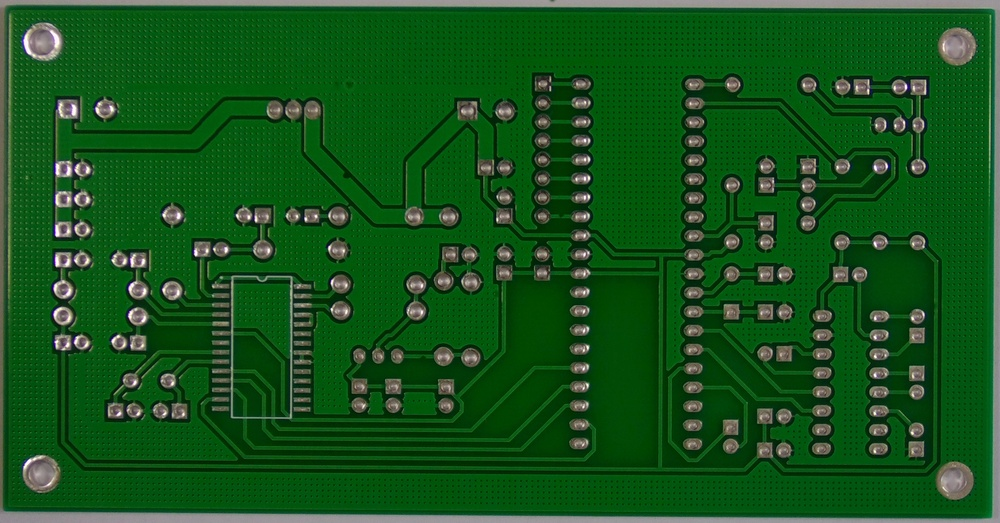
#> input picture PCB_Defect_Detection/01_mouse_bite_03.jpg, 1000 x 523 px, shrunk from 3034 x 1586 before the run
$ python -i edge_detection.py   (imports and definitions only)   (older library calls are emulated)
#> lines starting #> are read from the running program, lines starting #| are printed output that depends on the picture
#> further down, picture is the input picture: shape (523, 1000, 3); mean B, G, R 27.5, 83.6, 21.5
"""边缘检测模块 — Sobel, Canny, Laplacian。"""

import cv2
import numpy as np


def to_gray(image):
    return image if len(image.shape) == 2 else cv2.cvtColor(image, cv2.COLOR_BGR2GRAY)
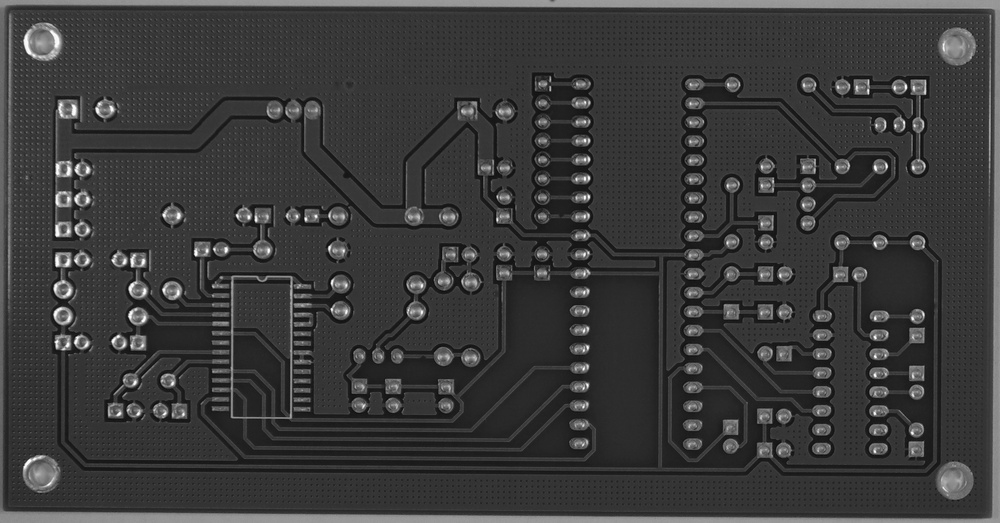
#> returned value: shape (523, 1000); min 9, max 253, mean 58.6


def sobel_edge(image, dx=1, dy=1, ksize=3):
    """Sobel 边缘检测 — 一阶梯度"""
    gray = to_gray(image)
    grad = cv2.Sobel(gray, cv2.CV_64F, dx, dy, ksize=ksize)
    grad = np.absolute(grad)
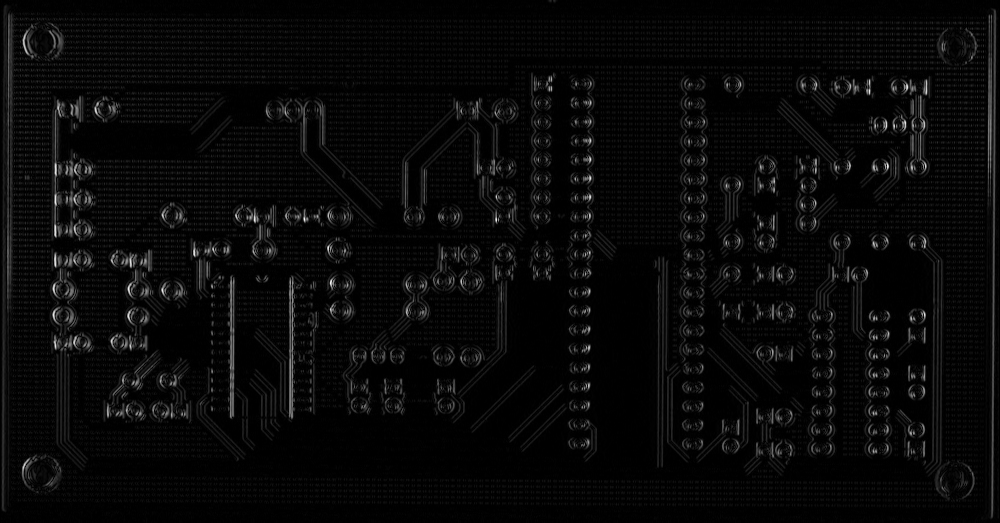
#> grad: shape (523, 1000) float64; min 0, max 910, mean 33.4; drawn with min black and max white
    return np.uint8(grad)
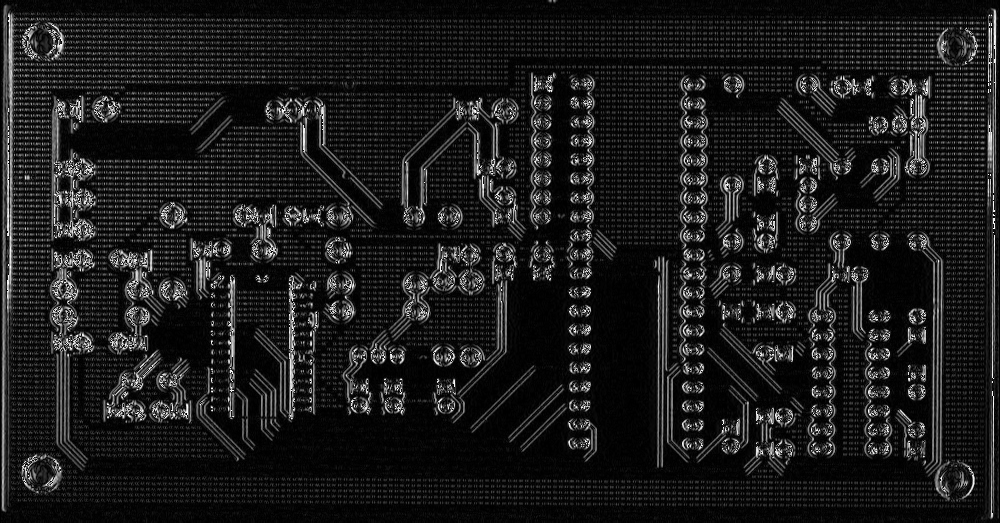
#> returned value: shape (523, 1000); min 0, max 255, mean 27.9


def sobel_combined(image, ksize=3):
    """Sobel 综合梯度（X+Y方向）"""
    gx = sobel_edge(image, 1, 0, ksize)
    gy = sobel_edge(image, 0, 1, ksize)
#> call 2 of sobel_edge, with dx = 0, dy = 1, ksize = 3
#> in sobel_edge (call 2), `grad = cv2.Sobel(gray, cv2.CV_64F, dx, dy, ksize=ksize)`:
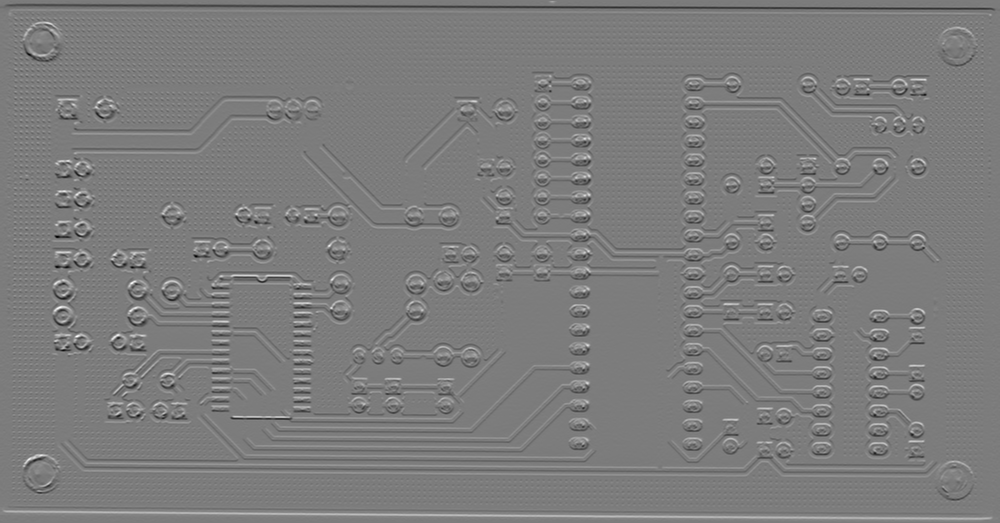
#> grad: shape (523, 1000) float64; min -721, max 754, mean 0; drawn with min black and max white
#> in sobel_edge (call 2), `grad = np.absolute(grad)`:
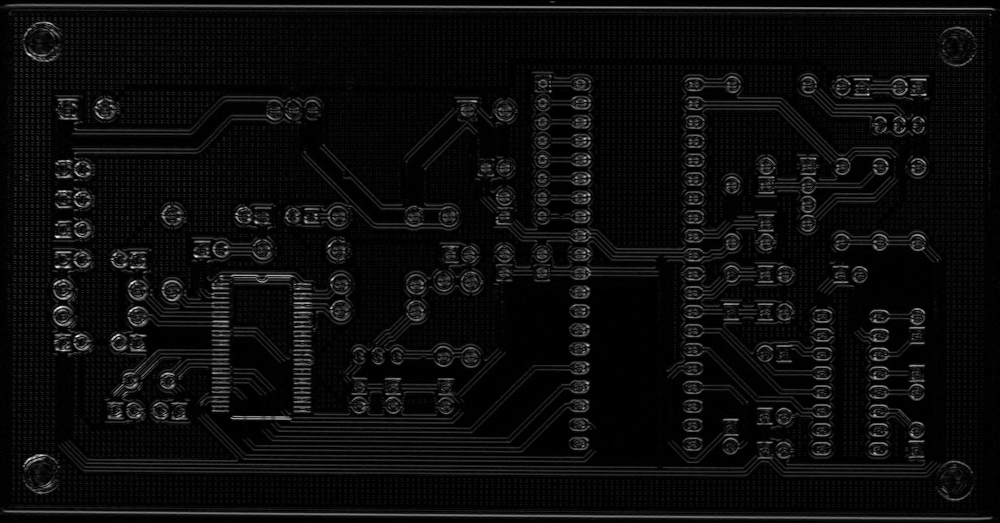
#> grad: shape (523, 1000) float64; min 0, max 754, mean 36.9; drawn with min black and max white
#> in sobel_edge (call 2), `return np.uint8(grad)`:
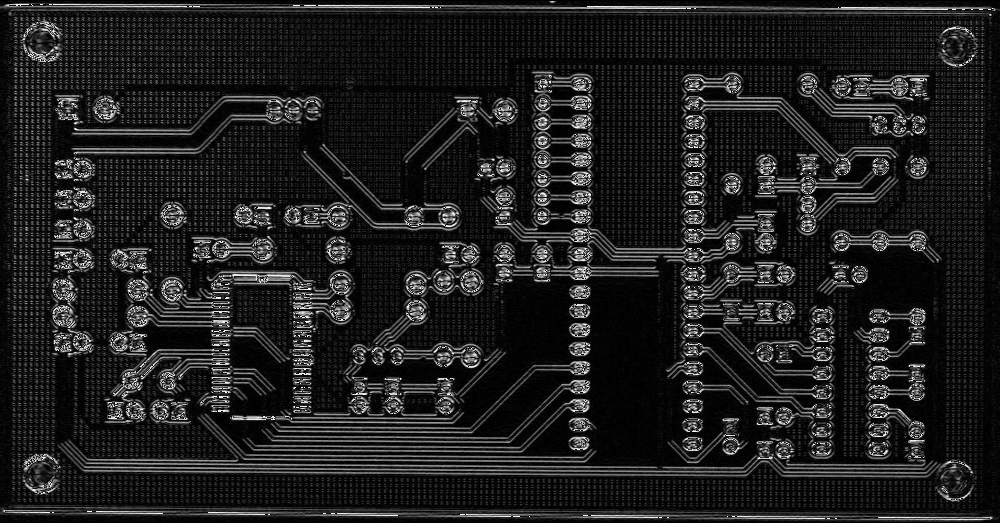
#> returned value: shape (523, 1000); min 0, max 255, mean 31.7
    return cv2.addWeighted(gx, 0.5, gy, 0.5, 0)
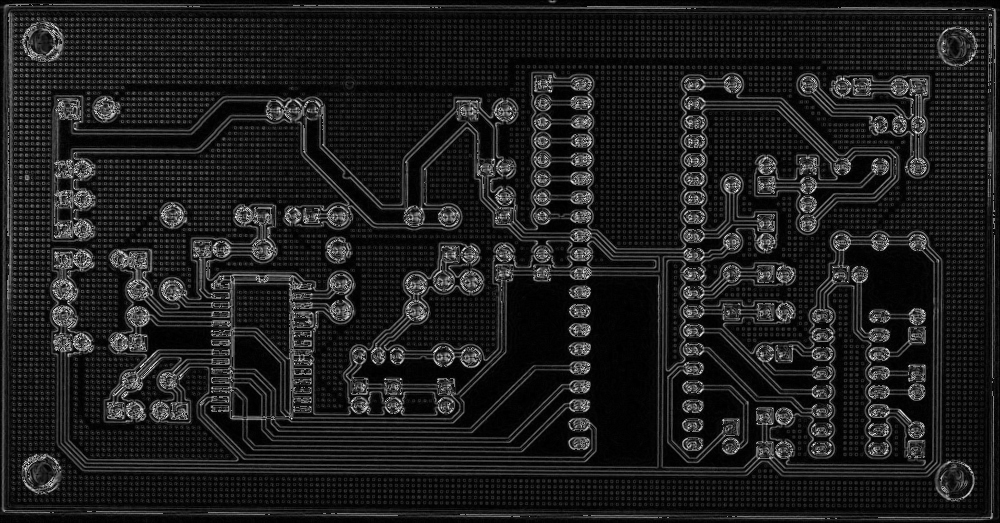
#> returned value: shape (523, 1000); min 0, max 254, mean 29.8


def canny_edge(image, low=50, high=150):
    """Canny 边缘检测 — 完整的边缘提取流程"""
    gray = to_gray(image)
    return cv2.Canny(gray, low, high)


def laplacian_edge(image, ksize=3):
    """Laplacian 边缘检测 — 二阶导数"""
    gray = to_gray(image)
    lap = cv2.Laplacian(gray, cv2.CV_64F, ksize=ksize)
    return np.uint8(np.absolute(lap))


EDGES = {
    "Sobel X": lambda img: sobel_edge(img, 1, 0),
    "Sobel Y": lambda img: sobel_edge(img, 0, 1),
    "Sobel 综合": sobel_combined,
    "Canny": canny_edge,
    "Laplacian": laplacian_edge,
}

>>> import cv2
>>> picture = cv2.imread('../01_mouse_bite_03.jpg')
>>> result = sobel_combined(picture)
